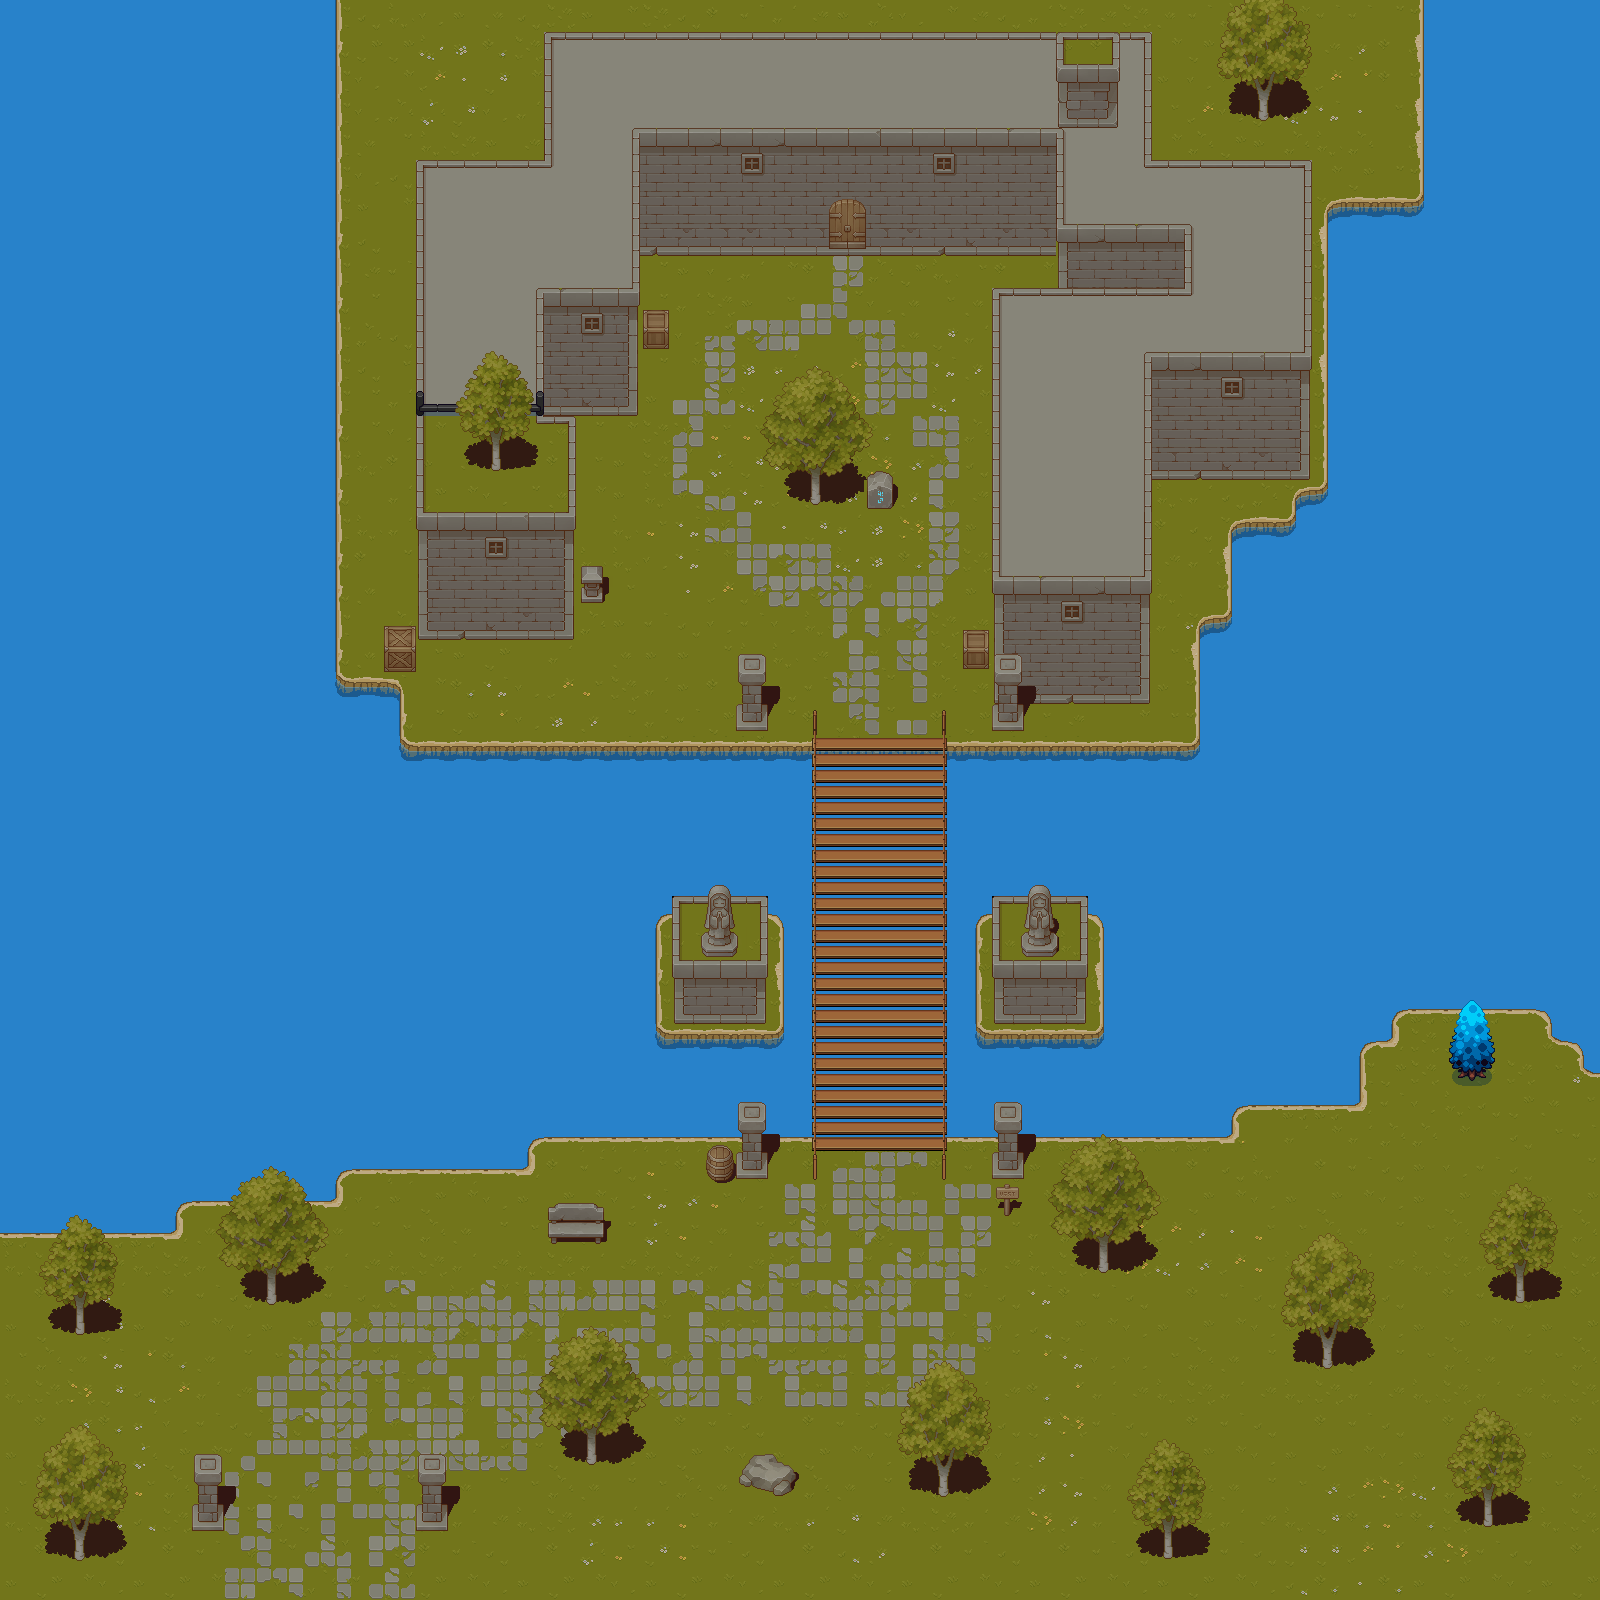

This is a level from a 2D game, rendered from its Tiled map with the project's own tilesets. A one-line summary and the map file follow, with tile-layer data summarised:
An orthogonal 50x50 tile map with 32x32 px tiles, 7 tile layers (background, path, shadows1, shadows2, ...), 11 tilesets and 109 objects (93x collision, sign_70, sign_71, sign_72, sign_73, ...).

<map version="1.9" tiledversion="1.9.2" orientation="orthogonal" renderorder="right-down" width="50" height="50" tilewidth="32" tileheight="32" infinite="0" nextlayerid="10" nextobjectid="117">
 <tileset firstgid="1" source="tiled_ressources/tilesets/grass.tsx" />
 <tileset firstgid="81" source="tiled_ressources/tilesets/water.tsx" />
 <tileset firstgid="147" source="tiled_ressources/tilesets/wall.tsx" />
 <tileset firstgid="403" source="tiled_ressources/tilesets/water_animated.tsx" />
 <tileset firstgid="494" source="tiled_ressources/tilesets/bridge.tsx" />
 <tileset firstgid="518" source="tiled_ressources/tilesets/props.tsx" />
 <tileset firstgid="774" source="tiled_ressources/tilesets/shadow.tsx" />
 <tileset firstgid="1030" source="tiled_ressources/tilesets/plant.tsx" />
 <tileset firstgid="1286" source="tiled_ressources/tilesets/shadow_plant.tsx" />
 <tileset firstgid="1542" source="tiled_ressources/tilesets/aurora.tsx" />
 <tileset firstgid="2312" source="tiled_ressources/tilesets/stone_ground.tsx" />
 <layer id="1" name="background" width="50" height="50">
  <data>[2500 cells, 2500 non-empty, 65 distinct tile ids]</data>
 </layer>
 <layer id="2" name="path" width="50" height="50">
  <data>[2500 cells, 307 non-empty, 42 distinct tile ids]</data>
 </layer>
 <layer id="3" name="shadows1" width="50" height="50">
  <data>[2500 cells, 132 non-empty, 47 distinct tile ids]</data>
 </layer>
 <layer id="4" name="shadows2" width="50" height="50">
  <data>[2500 cells, 2 non-empty, 2 distinct tile ids]</data>
 </layer>
 <layer id="5" name="trunk" width="50" height="50">
  <data>[2500 cells, 286 non-empty, 57 distinct tile ids]</data>
 </layer>
 <layer id="9" name="blank" width="50" height="50">
  <data>[2500 cells, 25 non-empty, 14 distinct tile ids]</data>
 </layer>
 <layer id="6" name="tree" width="50" height="50">
  <data>[2500 cells, 204 non-empty, 61 distinct tile ids]</data>
 </layer>
 <objectgroup id="7" name="Objects">
  <object id="1" name="collision" x="739.091" y="1453.82" width="56.8182" height="42.2727" />
  <object id="2" name="collision" x="416" y="1503.94" width="32" height="27.0625" />
  <object id="3" name="collision" x="191.875" y="1504" width="32" height="26.875" />
  <object id="4" name="collision" x="73.9091" y="1535.91" width="11.1818" height="24.8182" />
  <object id="5" name="collision" x="585.938" y="1439.88" width="10.9375" height="25" />
  <object id="6" name="collision" x="548" y="1215.82" width="56.1818" height="28.5455" />
  <object id="7" name="collision" x="265.727" y="1279.82" width="11.3636" height="25.2727" />
  <object id="8" name="collision" x="74.8125" y="1311.81" width="10.25" height="23.25" />
  <object id="9" name="collision" x="937.818" y="1472" width="11.2727" height="25.0909" />
  <object id="10" name="collision" x="1162.64" y="1536" width="10.5455" height="23.0909" />
  <object id="11" name="collision" x="1483.13" y="1503.88" width="10" height="23.25" />
  <object id="12" name="collision" x="1321.88" y="1343.88" width="11.25" height="25.25" />
  <object id="13" name="collision" x="1515" y="1279.75" width="10.375" height="23.125" />
  <object id="14" name="collision" x="1448.5" y="1056.25" width="46.5" height="24.5" />
  <object id="15" name="collision" x="1097.88" y="1248" width="11.125" height="25" />
  <object id="16" name="collision" x="995.909" y="1183.91" width="23" height="32.1818" />
  <object id="17" name="collision" x="992.063" y="1152" width="32" height="27.125" />
  <object id="18" name="collision" x="705.818" y="1152" width="28.5455" height="29.4545" />
  <object id="19" name="collision" x="736" y="1151.82" width="32.1818" height="27.4545" />
  <object id="20" name="collision" x="811" y="1121" width="6" height="59" />
  <object id="21" name="collision" x="811" y="709.75" width="6.25" height="409.75" />
  <object id="22" name="collision" x="941.75" y="710" width="4.5" height="470.25" />
  <object id="23" name="collision" x="736" y="704" width="32.125" height="27.125" />
  <object id="24" name="collision" x="992" y="703.875" width="32.25" height="27.25" />
  <object id="25" name="collision" x="962.909" y="640" width="26.1818" height="29.0909" />
  <object id="26" name="collision" x="993.75" y="287.5" width="158.75" height="416.25" />
  <object id="27" name="collision" x="1152" y="160" width="160" height="319" />
  <object id="28" name="collision" x="1058" y="32" width="94" height="254.5" />
  <object id="30" name="collision" x="546.5" y="39.5" width="509.5" height="216.5" />
  <object id="31" name="collision" x="643.063" y="320" width="25.875" height="29" />
  <object id="32" name="collision" x="416" y="160" width="224" height="256" />
  <object id="33" name="collision" x="416" y="416" width="160" height="224" />
  <object id="34" name="collision" x="581" y="575.909" width="22.0909" height="27.2727" />
  <object id="35" name="collision" x="810" y="480" width="11.1818" height="25.0909" />
  <object id="36" name="collision" x="866.909" y="480" width="26.1818" height="29" />
  <object id="37" name="collision" x="0" y="1206.73" width="176.909" height="26.1818" />
  <object id="38" name="collision" x="174.364" y="1198.36" width="4.18182" height="13.0909" />
  <object id="39" name="collision" x="178.545" y="1198.36" width="2.72727" height="8.72727" />
  <object id="40" name="collision" x="181.273" y="1198.36" width="5.63636" height="5.27273" />
  <object id="41" name="collision" x="186.909" y="1198.18" width="4.90909" height="4.54545" />
  <object id="42" name="collision" x="191.818" y="1169.09" width="144.909" height="32.1818" />
  <object id="43" name="collision" x="336.545" y="1168.73" width="4.54545" height="8.18182" />
  </objectgroup>
 <objectgroup id="8" name="NPCPath">
  <!-- 6 objects omitted --></objectgroup>
</map>
<!-- 67 of 109 objects omitted -->
